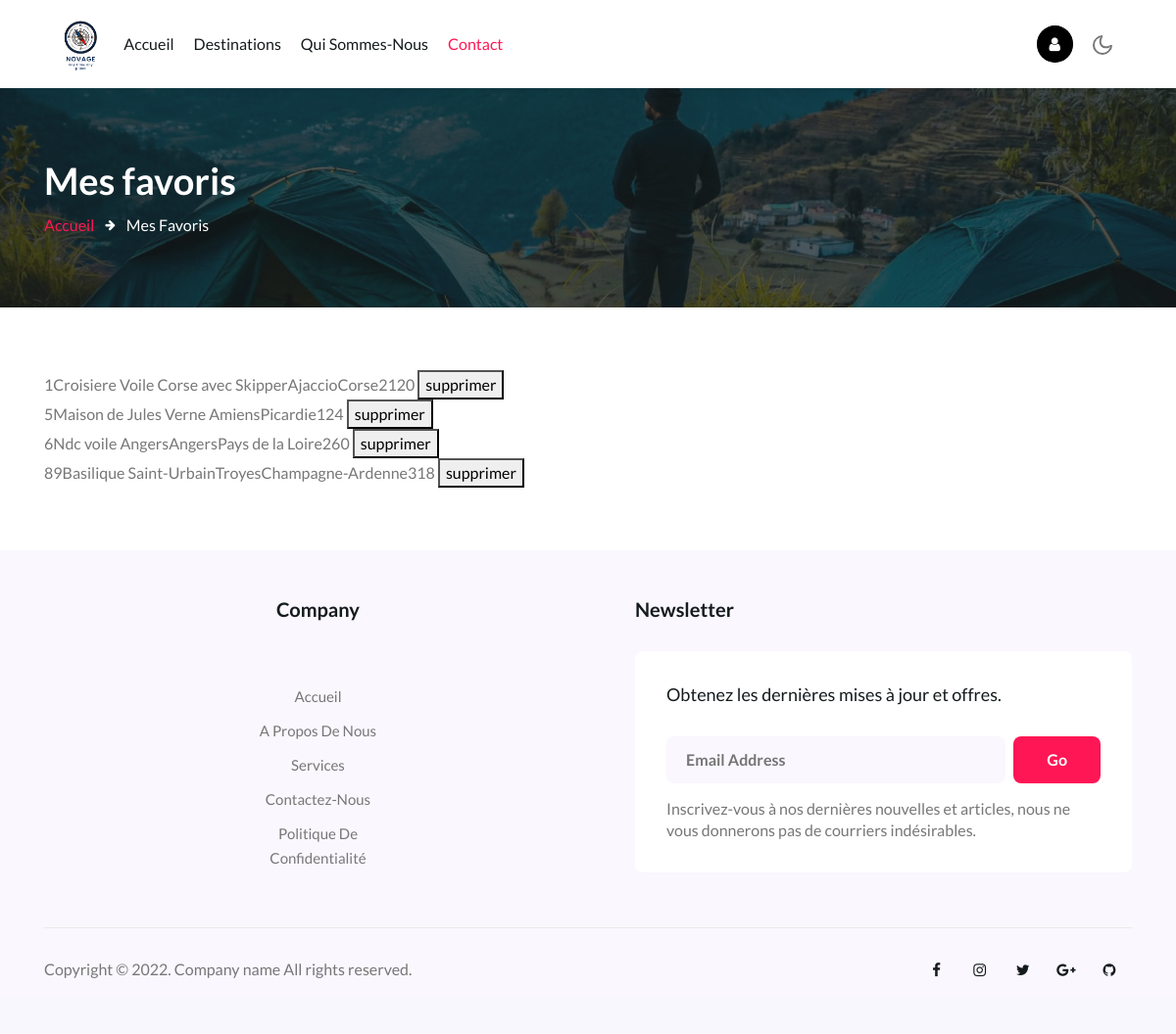
Screenshot of /favos (signed in) with the database file from the repository.
### tables this page shows
CREATE TABLE Lieu(
idLieu INTEGER NOT NULL PRIMARY KEY,
nomLieu VARCHAR(255) NOT NULL,
descLieu VARCHAR(255), 
dureeConseillee INTEGER, 
prix INTEGER,
idVille INTEGER NOT NULL,
CONSTRAINT fk_Ville
	FOREIGN KEY (idVille)
	REFERENCES Ville(idVille)
	ON DELETE CASCADE
);

CREATE TABLE Ville (
idVille INTEGER NOT NULL PRIMARY KEY, 
nomVille VARCHAR (255) NOT NULL, 
idRegion INTEGER NOT NULL,
CONSTRAINT fk_Region 
	FOREIGN KEY (idRegion)
	REFERENCES Region(idRegion)
	ON DELETE CASCADE
);

CREATE TABLE Region (
idRegion INTEGER NOT NULL PRIMARY KEY, 
nomRegion VARCHAR(255) NOT NULL
, "gastronomie" VARCHAR(1000));

### test.py (the view)
@app.route('/favos', methods=['GET', 'POST'])
def favos_page():
    if request.method == 'GET':
        con = connection()
        query = f'''select  idLieu, nomLieu, nomVille, nomRegion, dureeConseillee, prix from lieu, ville, region
        where lieu.idville = ville.idville
        and ville.idRegion=Region.idRegion
        and  idLieu in
        (select idLieu
        from ajouter
        where idUti = {session['userid']});'''
        list_like = select_donne(con, query)
        print('like:', list_like)
        return render_template('like.html', li=list_like)

### test.py (called while the page is built)
def connection():
    if not os.path.exists('db/novage_db.sqlite3'):
        print(f"Le fichier {'db/novage_db.sqlite3'} n'existe pas")
        connection = None
    else:
        try:
            connection = sqlite3.connect('db/novage_db.sqlite3')
            print("Connection to SQLite réussi")
        except OSError as e:
            print(f"The error {e} occured")
    return connection

def select_donne(connect, query):
    cursor = connect.cursor()
    try:
        cursor.execute(query)
    except EOFError as e:
        print("Error execute query!")
    result = cursor.fetchall()
    connect.close()
    return result

### templates/like.html (shortened to what this page needs)
{% extends "layout_contenu.html" %}
{% block page_active4 %}active{% endblock %}
{% block sous_title%}Mes favoris{% endblock %}
{% block lien %}index.html{% endblock %}
{% block last_page %}Accueil{% endblock %}
{% block current_page %}Mes favoris{% endblock %}
{% block bar %}
<section class="w3l-contact" id="contact">
  <div class="contact-infubd py-5">
    <div class="container py-lg-3">
      <div class="contact-grids row">
        <div class="col-lg-6 mt-lg-0 mt-5 contact-right">
    <ul>
        {% for favorite in li %}
            <li>{{ favorite[0] }}{{ favorite[1] }}{{ favorite[2] }}{{ favorite[3] }}{{ favorite[4] }}{{ favorite[5] }}
                <form class="signin-form" action="/delete/{{ favorite[0] }}" method="post" style="display:inline;">
                    <button type="submit" onclick="return confirm('Êtes-vous sûr(e) de vouloir supprimer ce favori ?')">supprimer</button>
                </form>
            </li>
        {% endfor %}
    </ul>
    </div>
</section>
{% endblock %}

### rows the page displays
Lieu: idLieu "1", nomLieu "Croisiere Voile Corse avec Skipper", nomVille "Ajaccio", nomRegion "Corse", dureeConseillee "2", prix "120"
Lieu: idLieu "5", nomLieu "Maison de Jules Verne", nomVille "Amiens", nomRegion "Picardie", dureeConseillee "1", prix "24"
Lieu: idLieu "6", nomLieu "Ndc voile Angers", nomVille "Angers", nomRegion "Pays de la Loire", dureeConseillee "2", prix "60"
Lieu: idLieu "89", nomLieu "Basilique Saint-Urbain", nomVille "Troyes", nomRegion "Champagne-Ardenne", dureeConseillee "3", prix "18"
